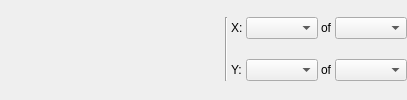
             <widget class="QWidget" name="page_PlotImg_StatFeatScatter">
              <layout class="QGridLayout" name="gridLayout_29">
               <property name="leftMargin">
                <number>0</number>
               </property>
               <property name="topMargin">
                <number>0</number>
               </property>
               <property name="rightMargin">
                <number>0</number>
               </property>
               <property name="bottomMargin">
                <number>0</number>
               </property>
               <property name="spacing">
                <number>3</number>
               </property>
               <item row="0" column="1" rowspan="2">
                <widget class="Line" name="line_PlotImg_StatFeatScatter">
                 <property name="orientation">
                  <enum>Qt::Vertical</enum>
                 </property>
                </widget>
               </item>
               <item row="0" column="2">
                <widget class="QLabel" name="label_PlotImg_StatFeatScatter_X">
                 <property name="sizePolicy">
                  <sizepolicy hsizetype="Maximum" vsizetype="Preferred">
                   <horstretch>0</horstretch>
                   <verstretch>0</verstretch>
                  </sizepolicy>
                 </property>
                 <property name="text">
                  <string>X:</string>
                 </property>
                </widget>
               </item>
               <item row="0" column="3">
                <widget class="QComboBox" name="comboBox_PlotImg_StatFeatScatter_StatImg_X"/>
               </item>
               <item row="0" column="4">
                <widget class="QLabel" name="label_PlotImg_StatFeatScatter_X_Description_1">
                 <property name="sizePolicy">
                  <sizepolicy hsizetype="Maximum" vsizetype="Preferred">
                   <horstretch>0</horstretch>
                   <verstretch>0</verstretch>
                  </sizepolicy>
                 </property>
                 <property name="text">
                  <string>of</string>
                 </property>
                </widget>
               </item>
               <item row="0" column="5">
                <widget class="QComboBox" name="comboBox_PlotImg_StatFeatScatter_FeatComp_X"/>
               </item>
               <item row="1" column="2">
                <widget class="QLabel" name="label_PlotImg_StatFeatScatter_Y">
                 <property name="sizePolicy">
                  <sizepolicy hsizetype="Maximum" vsizetype="Preferred">
                   <horstretch>0</horstretch>
                   <verstretch>0</verstretch>
                  </sizepolicy>
                 </property>
                 <property name="text">
                  <string>Y:</string>
                 </property>
                </widget>
               </item>
               <item row="1" column="3">
                <widget class="QComboBox" name="comboBox_PlotImg_StatFeatScatter_StatImg_Y"/>
               </item>
               <item row="1" column="4">
                <widget class="QLabel" name="label_PlotImg_StatFeatScatter_Y_Description_1">
                 <property name="sizePolicy">
                  <sizepolicy hsizetype="Maximum" vsizetype="Preferred">
                   <horstretch>0</horstretch>
                   <verstretch>0</verstretch>
                  </sizepolicy>
                 </property>
                 <property name="text">
                  <string>of</string>
                 </property>
                </widget>
               </item>
               <item row="1" column="5">
                <widget class="QComboBox" name="comboBox_PlotImg_StatFeatScatter_StatComp_Y"/>
               </item>
               <item row="0" column="0" rowspan="2">
                <spacer name="horizontalSpacer_PlotImg_StatFeatScatter">
                 <property name="orientation">
                  <enum>Qt::Horizontal</enum>
                 </property>
                 <property name="sizeType">
                  <enum>QSizePolicy::Fixed</enum>
                 </property>
                 <property name="sizeHint" stdset="0">
                  <size>
                   <width>225</width>
                   <height>40</height>
                  </size>
                 </property>
                </spacer>
               </item>
              </layout>
             </widget>
